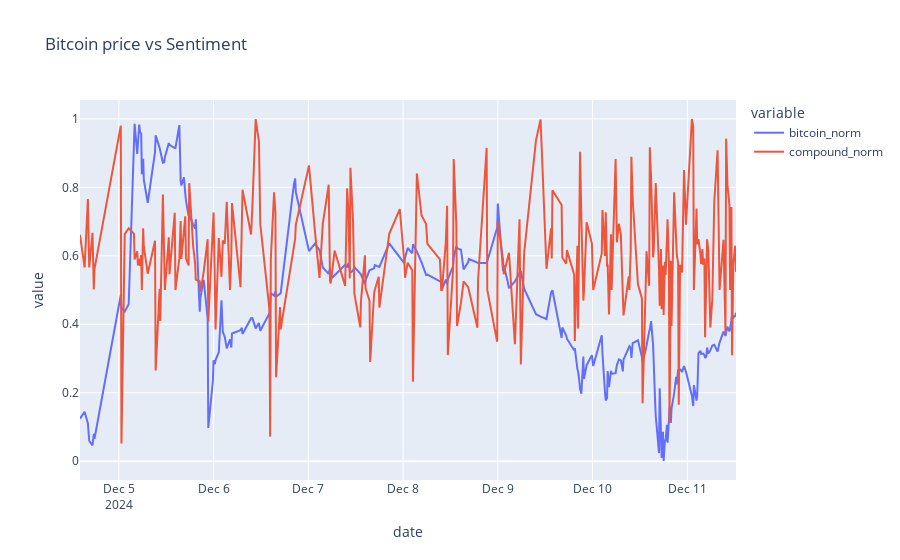

Notebook source saved alongside this figure:
### Code cell
fig = px.scatter(sentiments, x='date', y=['bitcoin_norm', 'compound_norm'], title='Bitcoin price vs Sentiment', labels={'compound_norm': 'Sentiment', 'bitcoin_norm': 'Bitcoin price'})
fig.update_traces(mode='lines')
fig.show()

### Figure 1 — Plotly figure (JSON) as saved in the notebook; plotly's stock layout.template omitted (floating-point values rounded to 4 significant figures; data arrays with more than 128 entries replaced by an {"elided": "..."} marker saying what was removed)
{"data": [{"hovertemplate": "variable=bitcoin_norm<br>date=%{x}<br>value=%{y}<extra></extra>", "legendgroup": "bitcoin_norm", "marker": {"color": "#636efa", "symbol": "circle"}, "mode": "lines", "name": "bitcoin_norm", "orientation": "v", "showlegend": true, "type": "scatter", "x": {"elided": "254 str values"}, "xaxis": "x", "y": {"elided": "254 float values"}, "yaxis": "y"}, {"hovertemplate": "variable=compound_norm<br>date=%{x}<br>value=%{y}<extra></extra>", "legendgroup": "compound_norm", "marker": {"color": "#EF553B", "symbol": "circle"}, "mode": "lines", "name": "compound_norm", "orientation": "v", "showlegend": true, "type": "scatter", "x": {"elided": "254 str values"}, "xaxis": "x", "y": {"elided": "254 float values"}, "yaxis": "y"}], "layout": {"legend": {"title": {"text": "variable"}, "tracegroupgap": 0}, "title": {"text": "Bitcoin price vs Sentiment"}, "xaxis": {"anchor": "y", "domain": [0, 1], "title": {"text": "date"}}, "yaxis": {"anchor": "x", "domain": [0, 1], "title": {"text": "value"}}}}
